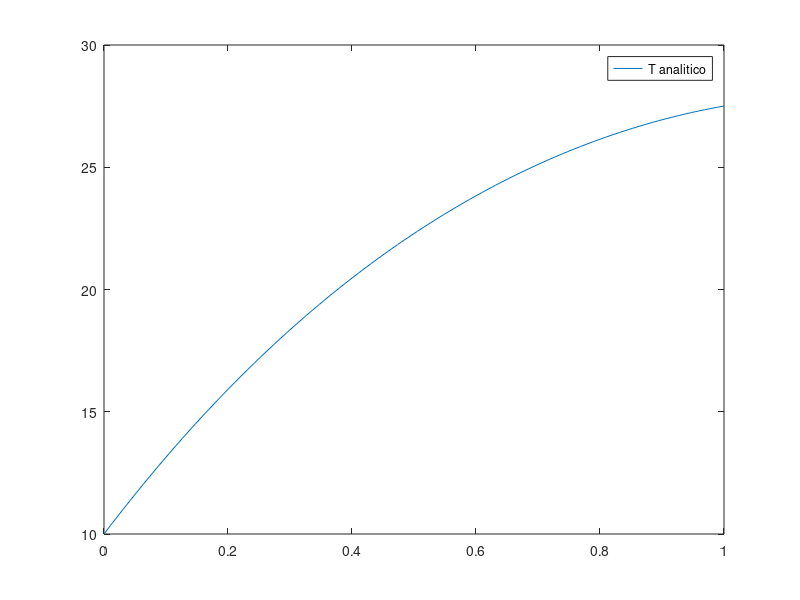

Write the MATLAB code that produced this figure.
#ejercicio 1 - D)
#---------DATOS--------
x=linspace(0,1,96);
n=length(x);


#---------Diferencias centradas con nodo ficticio--------#
T_an=@(x) (-36.6897.*exp(-x) - 3.3103.*exp(x) + 50);


#-------GRAFICO
figure;
vec_y = T_an(x);


plot(x,vec_y,';T analitico;');
